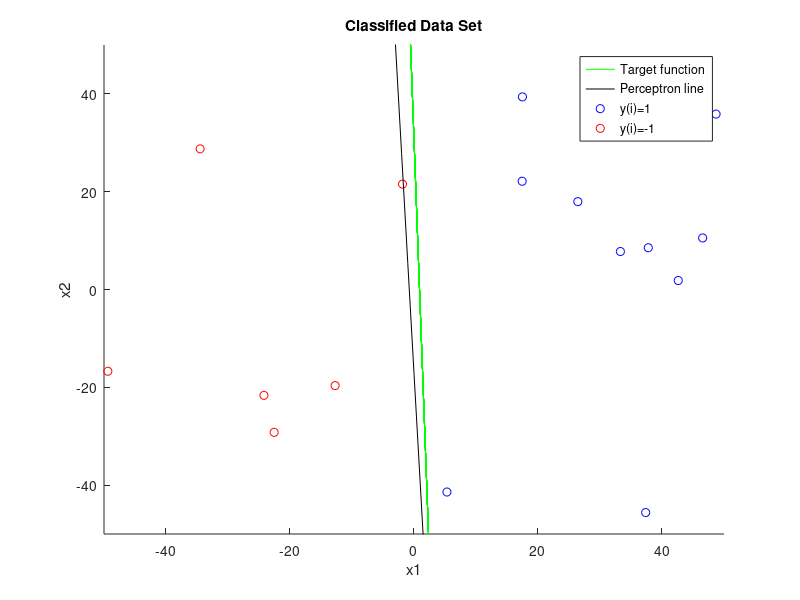

Source code (MATLAB):
% This script implements the perceptron learning algorithm to classify
% a randomly generated linearly separable dataset in 2D.

% Step 1: Randomly generate the target (ground-truth) linear classifier y = ax + b
k1 = 10^2;                  % Controls range for slope (a) and intercept (b)
k2 = 10^2;                  % Controls the range for the data points
a = -(k1/2) + k1*rand(1);   % Random slope in range (-k1/2, k1/2)
b = -(k1/2) + k1*rand(1);   % Random intercept in range (-k1/2, k1/2)

% Step 2: Generate n random data points
n = 20;
x = zeros(n,2);    
y = zeros(n,1);   

% Compute the target line to plot (y = ax + b)
XX = -k2/2:k2/2;
YY = a*XX + b;

% Step 3: Assign labels to data based on the target function
for i = 1:n
    % Generate a random point in 2D space within the range [-k2/2, k2/2]
    x(i,1) = -(k2/2) + k2*rand(1); 
    x(i,2) = -(k2/2) + k2*rand(1); 

    % Assign label +1 if the point is above the target line, -1 if below
    if x(i,2) > a*x(i,1) + b
        y(i) = 1;  % Above the line
        c = [0 0 255]/256;  % Blue color for y = +1
        s1 = scatter(x(i,1), x(i,2), [], c);  
        xlabel('x1'); ylabel('x2');
        title('Classified Data Set');
        hold on
    elseif x(i,2) < a*x(i,1) + b
        y(i) = -1;  % Below the line
        c = [255 0 0]/256;  % Red color for y = -1
        s2 = scatter(x(i,1), x(i,2), [], c);  
        hold on
    end

    % Plot the target function line
    p1 = plot(XX, YY, 'g'); 
    axis([-k2/2 k2/2 -k2/2 k2/2]);
end

% Step 4: Initialize a random line (the perceptron guess)
stop = 0;  % Control flag to exit loops if needed
aa = -(k1/2) + k1*rand(1);  
bb = -(k1/2) + k1*rand(1);  

% plot initial guess line 
% XX2 = -k2/2:k2/2;
% YY2 = aa*XX2 + bb;
% plot(XX2, YY2, 'c');

% Step 5: Run the perceptron learning algorithm
counter = 1;
% Loop until all points are correctly classified
while sum(sign(y(:).*(-bb - aa.*x(:,1) + x(:,2)))) ~= n
    % Randomly permute indices for stochastic update
    jj = randperm(n);
    j = jj(1);
    k = 1;

    % Find a misclassified point
    while y(j)*(-bb - aa*x(j,1) + x(j,2)) > 0
        if k < n
            k = k + 1;
        else
            stop = 1;  % No misclassified point found
            break
        end
        j = jj(k);
    end

    if stop == 1
        break
    end

    % Update perceptron weights (aa and bb)
    bb = bb - y(j);
    aa = aa - y(j)*x(j,1);

    % Check for convergence
    if sum(sign(y(:).*(-bb - aa.*x(:,1) + x(:,2)))) == n
        i  % Print index of final iteration
        break
    end

    counter = counter + 1;
end

% Step 6: Plot the final perceptron decision boundary
XX3 = -k2/2:k2/2;
YY3 = aa*XX3 + bb;
p2 = plot(XX3, YY3, 'black');

legend([p1 p2 s1 s2], {'Target function', 'Perceptron line', 'y(i)=1', 'y(i)=-1'})
axis([-k2/2 k2/2 -k2/2 k2/2]);

